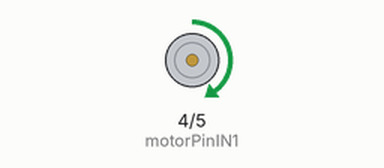
Simulated run of this sketch. Board: Arduino Uno, built with avr-gcc and run on an emulated ATmega328P. Shown: motor-driver pin pairs drawn as motors (green arrow = first pin HIGH = forward, orange = second pin HIGH = backward, longer = more drive, scaled by the enable pin).

Above: at 0.1 s.
At 14.1 s:
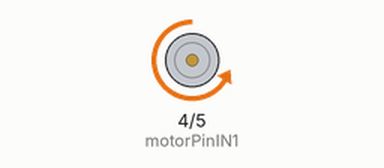
At 25.1 s:
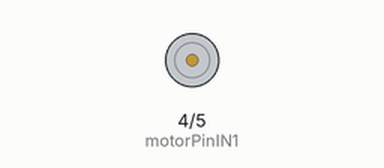
At 34.1 s:
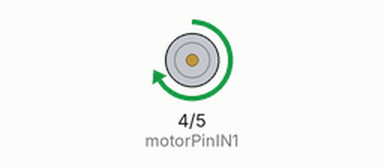
Timing chart, 0 to 40.0 s (numbered marks = the images above):
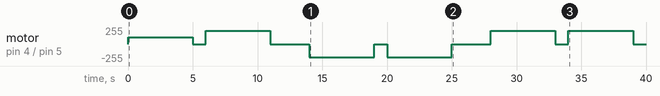

Measured:
- by itself, motor on pin 4 (motorPinIN1) / pin 5 (motorPinIN2): stopped → forward 100/255 at 0.00 s, → stopped 5.0 s later, → forward 200/255 1.0 s later, → stopped 5.0 s later, … (12 changes in this stretch)

The sketch:

07-5_L298N.ino
```cpp
#define SPEED1  100
#define SPEED2  200

const int motorPinENA = 3;
const int motorPinIN1 = 4;
const int motorPinIN2 = 5;

void setup() {
  pinMode(motorPinENA, OUTPUT);
  pinMode(motorPinIN1, OUTPUT);
  pinMode(motorPinIN2, OUTPUT);
}

void loop() {

  // clockwise, SPEED1 for 5 seconds
  analogWrite(motorPinENA, SPEED1);
  digitalWrite(motorPinIN1, HIGH);
  digitalWrite(motorPinIN2, LOW);
  delay(5000);

  // Stop for 1 seconds
  analogWrite(motorPinENA, 0);
  delay(1000);

  // clockwise, SPEED2 for 5 seconds
  analogWrite(motorPinENA, SPEED2);
  digitalWrite(motorPinIN1, HIGH);
  digitalWrite(motorPinIN2, LOW);
  delay(5000);

  // stop for 3 second
  analogWrite(motorPinENA, 0);
  delay(3000);

  // counterclockwise, SPEED1 for 5 seconds
  analogWrite(motorPinENA, SPEED1);
  digitalWrite(motorPinIN1, LOW);
  digitalWrite(motorPinIN2, HIGH);
  delay(5000);

  // Stop for 1 seconds
  analogWrite(motorPinENA, 0);
  delay(1000);

  // counterclockwise, SPEED2 for 5 seconds
  analogWrite(motorPinENA, SPEED2);
  digitalWrite(motorPinIN1, LOW);
  digitalWrite(motorPinIN2, HIGH);
  delay(5000);

  // stop for 3 second
  analogWrite(motorPinENA, 0);
  delay(3000);
}
```
